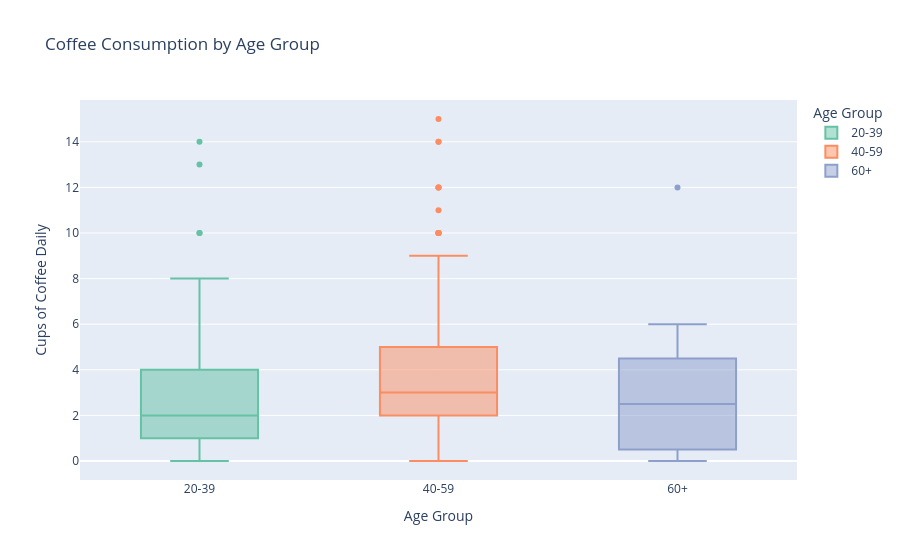

Source (notebook cell):
### Code cell
import matplotlib.pyplot as plt

fig = px.box(
    railroad_df_clean,
    x='Age_Group_Grouped',
    y='If_yes_how_many_daily',
    title='Coffee Consumption by Age Group',
    labels={'Age_Group_Grouped': 'Age Group', 'If_yes_how_many_daily': 'Cups of Coffee Daily'},
    color='Age_Group_Grouped',  
    color_discrete_sequence=px.colors.qualitative.Set2  
)

fig.show()
fig.write_html("Coffee_Consumption_by_age.html")

### Figure 1 — Plotly figure (JSON) as saved in the notebook; plotly's stock layout.template omitted (floating-point values rounded to 4 significant figures; data arrays with more than 128 entries replaced by an {"elided": "..."} marker saying what was removed)
{"data": [{"alignmentgroup": "True", "hovertemplate": "Age Group=%{x}<br>Cups of Coffee Daily=%{y}<extra></extra>", "legendgroup": "20-39", "marker": {"color": "rgb(102,194,165)"}, "name": "20-39", "notched": false, "offsetgroup": "20-39", "orientation": "v", "showlegend": true, "type": "box", "x": ["20-39", "20-39", "20-39", "20-39", "20-39", "20-39", "20-39", "20-39", "20-39", "20-39", "20-39", "20-39", "20-39", "20-39", "20-39", "20-39", "20-39", "20-39", "20-39", "20-39", "20-39", "20-39", "20-39", "20-39", "20-39", "20-39", "20-39", "20-39", "20-39", "20-39", "20-39", "20-39", "20-39", "20-39", "20-39", "20-39", "20-39", "20-39", "20-39", "20-39", "20-39", "20-39", "20-39", "20-39", "20-39", "20-39", "20-39", "20-39", "20-39", "20-39", "20-39", "20-39", "20-39", "20-39", "20-39", "20-39", "20-39", "20-39", "20-39", "20-39", "20-39", "20-39", "20-39", "20-39", "20-39", "20-39", "20-39", "20-39", "20-39", "20-39", "20-39", "20-39", "20-39", "20-39", "20-39", "20-39", "20-39", "20-39", "20-39", "20-39", "20-39", "20-39", "20-39", "20-39", "20-39", "20-39", "20-39", "20-39", "20-39", "20-39", "20-39", "20-39", "20-39", "20-39", "20-39", "20-39", "20-39", "20-39", "20-39", "20-39", "20-39", "20-39", "20-39", "20-39", "20-39", "20-39", "20-39"], "x0": " ", "xaxis": "x", "y": [4, 1, 4, 2, 6, 2, 6, 3, 3, 3, 4, 1, 1, 0, 1, 14, 3, 0, 0, 4, 3, 3, 2, 4, 1, 0, 0, 4, 4, 2, 7, 5, 2, 1, 0, 2, 1, 10, 3, 2, 1, 3, 1, 1, 3, 2, 3, 2, 2, 0, 3, 2, 4, 4, 2, 0, 0, 8, 3, 0, 6, 3, 8, 2, 7, 4, 2, 0, 1, 2, 1, 4, 2, 0, 2, 3, 1, 4, 4, 3, 10, 2, 13, 0, 6, 5, 3, 1, 2, 4, 0, 1, 2, 3, 6, 2, 2, 4, 1, 1, 2, 2, 4, 2, 2, 1, 3], "y0": " ", "yaxis": "y"}, {"alignmentgroup": "True", "hovertemplate": "Age Group=%{x}<br>Cups of Coffee Daily=%{y}<extra></extra>", "legendgroup": "40-59", "marker": {"color": "rgb(252,141,98)"}, "name": "40-59", "notched": false, "offsetgroup": "40-59", "orientation": "v", "showlegend": true, "type": "box", "x": {"elided": "303 str values"}, "x0": " ", "xaxis": "x", "y": {"elided": "303 int values"}, "y0": " ", "yaxis": "y"}, {"alignmentgroup": "True", "hovertemplate": "Age Group=%{x}<br>Cups of Coffee Daily=%{y}<extra></extra>", "legendgroup": "60+", "marker": {"color": "rgb(141,160,203)"}, "name": "60+", "notched": false, "offsetgroup": "60+", "orientation": "v", "showlegend": true, "type": "box", "x": ["60+", "60+", "60+", "60+", "60+", "60+", "60+", "60+", "60+", "60+", "60+", "60+"], "x0": " ", "xaxis": "x", "y": [6, 2, 4, 0, 12, 0, 1, 5, 4, 2, 0, 3], "y0": " ", "yaxis": "y"}], "layout": {"boxmode": "overlay", "legend": {"title": {"text": "Age Group"}, "tracegroupgap": 0}, "title": {"text": "Coffee Consumption by Age Group"}, "xaxis": {"anchor": "y", "categoryarray": ["20-39", "40-59", "60+"], "categoryorder": "array", "domain": [0, 1], "title": {"text": "Age Group"}}, "yaxis": {"anchor": "x", "domain": [0, 1], "title": {"text": "Cups of Coffee Daily"}}}}
